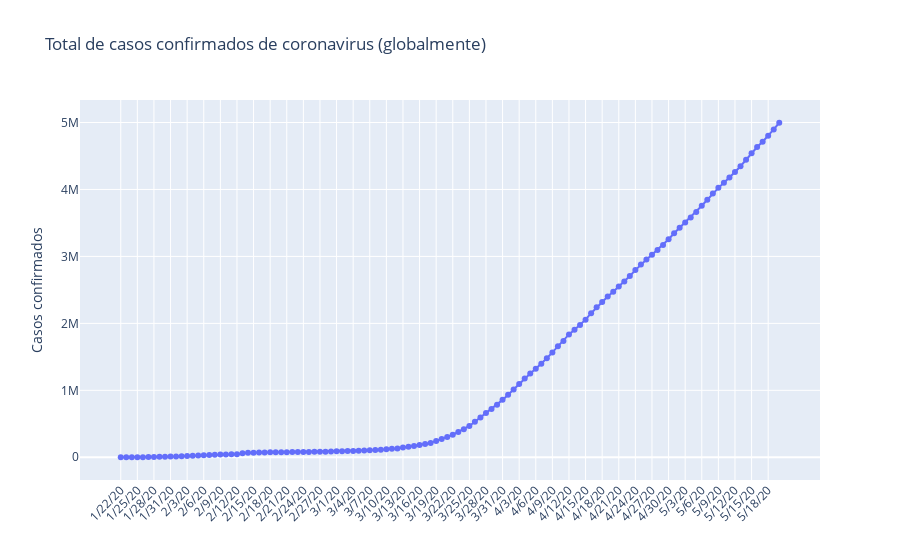

Notebook cell for this chart:
### Code cell
fig_1 = go.Figure(data=go.Scatter(x=confirmed_ts_summary.index, y = confirmed_ts_summary.values, mode='lines+markers'))
fig_1.update_layout(title=' Total de casos confirmados de coronavirus (globalmente)',
                  yaxis_title='Casos confirmados', xaxis_tickangle = 315 )
fig_1.show()
